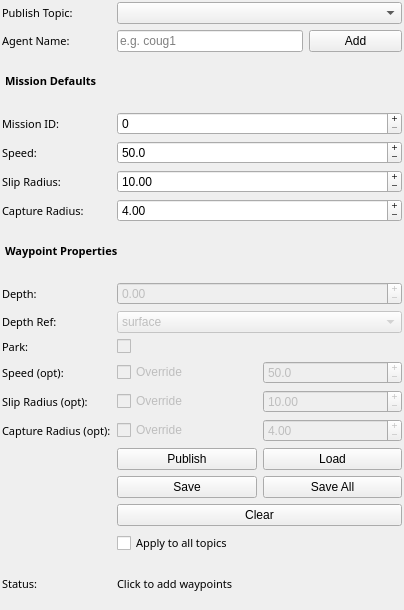
<?xml version="1.0" encoding="UTF-8"?>
<ui version="4.0">

  <!--
  @file cougars_waypoints_config.ui
  @brief UI for the CougarsWaypointsPlugin.
  @date Jan 2026
  -->

  <class>cougars_waypoints_config</class>
  <widget class="QWidget" name="cougars_waypoints_config">
    <property name="geometry">
      <rect><x>0</x><y>0</y><width>404</width><height>610</height></rect>
    </property>
    <property name="windowTitle"><string>Form</string></property>
    <property name="styleSheet"><string notr="true" /></property>

    <layout class="QGridLayout" name="gridLayout">
      <property name="leftMargin"><number>2</number></property>
      <property name="topMargin"><number>2</number></property>
      <property name="rightMargin"><number>2</number></property>
      <property name="bottomMargin"><number>2</number></property>
      <property name="verticalSpacing"><number>6</number></property>

      <!-- Row 0: Publish Topic -->
      <item row="0" column="0">
        <widget class="QLabel" name="label_topic">
          <property name="font"><font><family>Sans Serif</family><pointsize>8</pointsize></font></property>
          <property name="text"><string>Publish Topic:</string></property>
        </widget>
      </item>
      <item row="0" column="1" colspan="3">
        <widget class="QComboBox" name="topic_selector">
          <property name="editable"><bool>false</bool></property>
        </widget>
      </item>

      <!-- Row 1: Agent Namespace -->
      <item row="1" column="0">
        <widget class="QLabel" name="label_agent_ns">
          <property name="font"><font><family>Sans Serif</family><pointsize>8</pointsize></font></property>
          <property name="text"><string>Agent Name:</string></property>
        </widget>
      </item>
      <item row="1" column="1" colspan="2">
        <widget class="QLineEdit" name="agent_ns_editor">
          <property name="placeholderText"><string>e.g. coug1</string></property>
        </widget>
      </item>
      <item row="1" column="3">
        <widget class="QPushButton" name="add_agent">
          <property name="text"><string>Add</string></property>
        </widget>
      </item>

      <!-- Row 2: Mission Defaults header -->
      <item row="2" column="0" colspan="4">
        <widget class="QLabel" name="label_mission_defaults">
          <property name="font">
            <font><family>Sans Serif</family><pointsize>8</pointsize><bold>true</bold></font>
          </property>
          <property name="text"><string>Mission Defaults</string></property>
          <property name="styleSheet">
            <string notr="true">QLabel { border-bottom: 1px solid gray; padding-bottom: 2px; }</string>
          </property>
        </widget>
      </item>

      <!-- Row 3: Mission ID -->
      <item row="3" column="0">
        <widget class="QLabel" name="label_mission_id">
          <property name="font"><font><family>Sans Serif</family><pointsize>8</pointsize></font></property>
          <property name="text"><string>Mission ID:</string></property>
        </widget>
      </item>
      <item row="3" column="1" colspan="3">
        <widget class="QSpinBox" name="mission_id_editor">
          <property name="minimum"><number>0</number></property>
          <property name="maximum"><number>65535</number></property>
          <property name="value"><number>0</number></property>
          <property name="buttonSymbols"><enum>QAbstractSpinBox::PlusMinus</enum></property>
        </widget>
      </item>

      <!-- Row 4: Default Speed -->
      <item row="4" column="0">
        <widget class="QLabel" name="label_default_speed">
          <property name="font"><font><family>Sans Serif</family><pointsize>8</pointsize></font></property>
          <property name="text"><string>Speed:</string></property>
        </widget>
      </item>
      <item row="4" column="1" colspan="3">
        <widget class="QDoubleSpinBox" name="default_speed_editor">
          <property name="decimals"><number>1</number></property>
          <property name="minimum"><double>0.0</double></property>
          <property name="maximum"><double>100.0</double></property>
          <property name="value"><double>50.0</double></property>
          <property name="buttonSymbols"><enum>QAbstractSpinBox::PlusMinus</enum></property>
        </widget>
      </item>

      <!-- Row 5: Default Slip Radius -->
      <item row="5" column="0">
        <widget class="QLabel" name="label_default_slip">
          <property name="font"><font><family>Sans Serif</family><pointsize>8</pointsize></font></property>
          <property name="text"><string>Slip Radius:</string></property>
        </widget>
      </item>
      <item row="5" column="1" colspan="3">
        <widget class="QDoubleSpinBox" name="default_slip_radius_editor">
          <property name="decimals"><number>2</number></property>
          <property name="minimum"><double>0.0</double></property>
          <property name="maximum"><double>9999.99</double></property>
          <property name="value"><double>10.0</double></property>
          <property name="buttonSymbols"><enum>QAbstractSpinBox::PlusMinus</enum></property>
        </widget>
      </item>

      <!-- Row 6: Default Capture Radius -->
      <item row="6" column="0">
        <widget class="QLabel" name="label_default_capture">
          <property name="font"><font><family>Sans Serif</family><pointsize>8</pointsize></font></property>
          <property name="text"><string>Capture Radius:</string></property>
        </widget>
      </item>
      <item row="6" column="1" colspan="3">
        <widget class="QDoubleSpinBox" name="default_capture_radius_editor">
          <property name="decimals"><number>2</number></property>
          <property name="minimum"><double>0.0</double></property>
          <property name="maximum"><double>9999.99</double></property>
          <property name="value"><double>4.0</double></property>
          <property name="buttonSymbols"><enum>QAbstractSpinBox::PlusMinus</enum></property>
        </widget>
      </item>

      <!-- Row 7: Waypoint Properties header -->
      <item row="7" column="0" colspan="4">
        <widget class="QLabel" name="label_wp_props">
          <property name="font">
            <font><family>Sans Serif</family><pointsize>8</pointsize><bold>true</bold></font>
          </property>
          <property name="text"><string>Waypoint Properties</string></property>
          <property name="styleSheet">
            <string notr="true">QLabel { border-bottom: 1px solid gray; padding-bottom: 2px; }</string>
          </property>
        </widget>
      </item>

      <!-- Row 8: Depth value -->
      <item row="8" column="0">
        <widget class="QLabel" name="label_depth">
          <property name="font"><font><family>Sans Serif</family><pointsize>8</pointsize></font></property>
          <property name="text"><string>Depth:</string></property>
        </widget>
      </item>
      <item row="8" column="1" colspan="3">
        <widget class="QDoubleSpinBox" name="depth_editor">
          <property name="enabled"><bool>false</bool></property>
          <property name="decimals"><number>2</number></property>
          <property name="minimum"><double>-9999.99</double></property>
          <property name="maximum"><double>9999.99</double></property>
          <property name="buttonSymbols"><enum>QAbstractSpinBox::PlusMinus</enum></property>
        </widget>
      </item>

      <!-- Row 9: Depth reference (required) -->
      <item row="9" column="0">
        <widget class="QLabel" name="label_depth_ref">
          <property name="font"><font><family>Sans Serif</family><pointsize>8</pointsize></font></property>
          <property name="text"><string>Depth Ref:</string></property>
        </widget>
      </item>
      <item row="9" column="1" colspan="3">
        <widget class="QComboBox" name="depth_ref_selector">
          <property name="enabled"><bool>false</bool></property>
          <item><property name="text"><string>surface</string></property></item>
          <item><property name="text"><string>bottom</string></property></item>
        </widget>
      </item>

      <!-- Row 10: Park (required) -->
      <item row="10" column="0">
        <widget class="QLabel" name="label_park">
          <property name="font"><font><family>Sans Serif</family><pointsize>8</pointsize></font></property>
          <property name="text"><string>Park:</string></property>
        </widget>
      </item>
      <item row="10" column="1" colspan="3">
        <widget class="QCheckBox" name="park_checkbox">
          <property name="enabled"><bool>false</bool></property>
          <property name="text"><string></string></property>
        </widget>
      </item>

      <!-- Row 11: Speed (optional per-waypoint override) -->
      <item row="11" column="0">
        <widget class="QLabel" name="label_speed">
          <property name="font"><font><family>Sans Serif</family><pointsize>8</pointsize></font></property>
          <property name="text"><string>Speed (opt):</string></property>
        </widget>
      </item>
      <item row="11" column="1" colspan="3">
        <layout class="QHBoxLayout" name="layout_speed">
          <item>
            <widget class="QCheckBox" name="speed_override_checkbox">
              <property name="enabled"><bool>false</bool></property>
              <property name="text"><string>Override</string></property>
            </widget>
          </item>
          <item>
            <widget class="QDoubleSpinBox" name="speed_editor">
              <property name="enabled"><bool>false</bool></property>
              <property name="decimals"><number>1</number></property>
              <property name="minimum"><double>0.0</double></property>
              <property name="maximum"><double>100.0</double></property>
              <property name="value"><double>50.0</double></property>
              <property name="buttonSymbols"><enum>QAbstractSpinBox::PlusMinus</enum></property>
            </widget>
          </item>
        </layout>
      </item>

      <!-- Row 12: Slip Radius (optional per-waypoint override) -->
      <item row="12" column="0">
        <widget class="QLabel" name="label_slip_radius">
          <property name="font"><font><family>Sans Serif</family><pointsize>8</pointsize></font></property>
          <property name="text"><string>Slip Radius (opt):</string></property>
        </widget>
      </item>
      <item row="12" column="1" colspan="3">
        <layout class="QHBoxLayout" name="layout_slip_radius">
          <item>
            <widget class="QCheckBox" name="slip_radius_override_checkbox">
              <property name="enabled"><bool>false</bool></property>
              <property name="text"><string>Override</string></property>
            </widget>
          </item>
          <item>
            <widget class="QDoubleSpinBox" name="slip_radius_editor">
              <property name="enabled"><bool>false</bool></property>
              <property name="decimals"><number>2</number></property>
              <property name="minimum"><double>0.0</double></property>
              <property name="maximum"><double>9999.99</double></property>
              <property name="value"><double>10.0</double></property>
              <property name="buttonSymbols"><enum>QAbstractSpinBox::PlusMinus</enum></property>
            </widget>
          </item>
        </layout>
      </item>

      <!-- Row 13: Capture Radius (optional per-waypoint override) -->
      <item row="13" column="0">
        <widget class="QLabel" name="label_capture_radius">
          <property name="font"><font><family>Sans Serif</family><pointsize>8</pointsize></font></property>
          <property name="text"><string>Capture Radius (opt):</string></property>
        </widget>
      </item>
      <item row="13" column="1" colspan="3">
        <layout class="QHBoxLayout" name="layout_capture_radius">
          <item>
            <widget class="QCheckBox" name="capture_radius_override_checkbox">
              <property name="enabled"><bool>false</bool></property>
              <property name="text"><string>Override</string></property>
            </widget>
          </item>
          <item>
            <widget class="QDoubleSpinBox" name="capture_radius_editor">
              <property name="enabled"><bool>false</bool></property>
              <property name="decimals"><number>2</number></property>
              <property name="minimum"><double>0.0</double></property>
              <property name="maximum"><double>9999.99</double></property>
              <property name="value"><double>4.0</double></property>
              <property name="buttonSymbols"><enum>QAbstractSpinBox::PlusMinus</enum></property>
            </widget>
          </item>
        </layout>
      </item>

      <!-- Row 14: Publish / Load -->
      <item row="14" column="1" colspan="3">
        <layout class="QHBoxLayout" name="horizontalLayout_pub_load">
          <item>
            <widget class="QPushButton" name="publish">
              <property name="text"><string>Publish</string></property>
            </widget>
          </item>
          <item>
            <widget class="QPushButton" name="load">
              <property name="text"><string>Load</string></property>
            </widget>
          </item>
        </layout>
      </item>

      <!-- Row 15: Save / Save All -->
      <item row="15" column="1" colspan="3">
        <layout class="QHBoxLayout" name="horizontalLayout_file">
          <item>
            <widget class="QPushButton" name="save">
              <property name="text"><string>Save</string></property>
            </widget>
          </item>
          <item>
            <widget class="QPushButton" name="save_all">
              <property name="text"><string>Save All</string></property>
            </widget>
          </item>
        </layout>
      </item>

      <!-- Row 16: Clear -->
      <item row="16" column="1" colspan="3">
        <widget class="QPushButton" name="clear">
          <property name="text"><string>Clear</string></property>
        </widget>
      </item>

      <!-- Row 17: Apply all -->
      <item row="17" column="1" colspan="3">
        <widget class="QCheckBox" name="apply_all">
          <property name="font"><font><family>Sans Serif</family><pointsize>8</pointsize></font></property>
          <property name="text"><string>Apply to all topics</string></property>
          <property name="checked"><bool>false</bool></property>
        </widget>
      </item>

      <!-- Row 18: Status -->
      <item row="18" column="0">
        <widget class="QLabel" name="label_status">
          <property name="font"><font><family>Sans Serif</family><pointsize>8</pointsize></font></property>
          <property name="text"><string>Status:</string></property>
        </widget>
      </item>
      <item row="18" column="1" colspan="3">
        <widget class="QLabel" name="status">
          <property name="font"><font><family>Sans Serif</family><pointsize>8</pointsize></font></property>
          <property name="styleSheet"><string notr="true" /></property>
          <property name="text"><string>Click to add waypoints</string></property>
          <property name="wordWrap"><bool>true</bool></property>
          <property name="alignment"><set>Qt::AlignLeading|Qt::AlignLeft|Qt::AlignVCenter</set></property>
        </widget>
      </item>

    </layout>
  </widget>

  <resources />
  <connections />
</ui>
